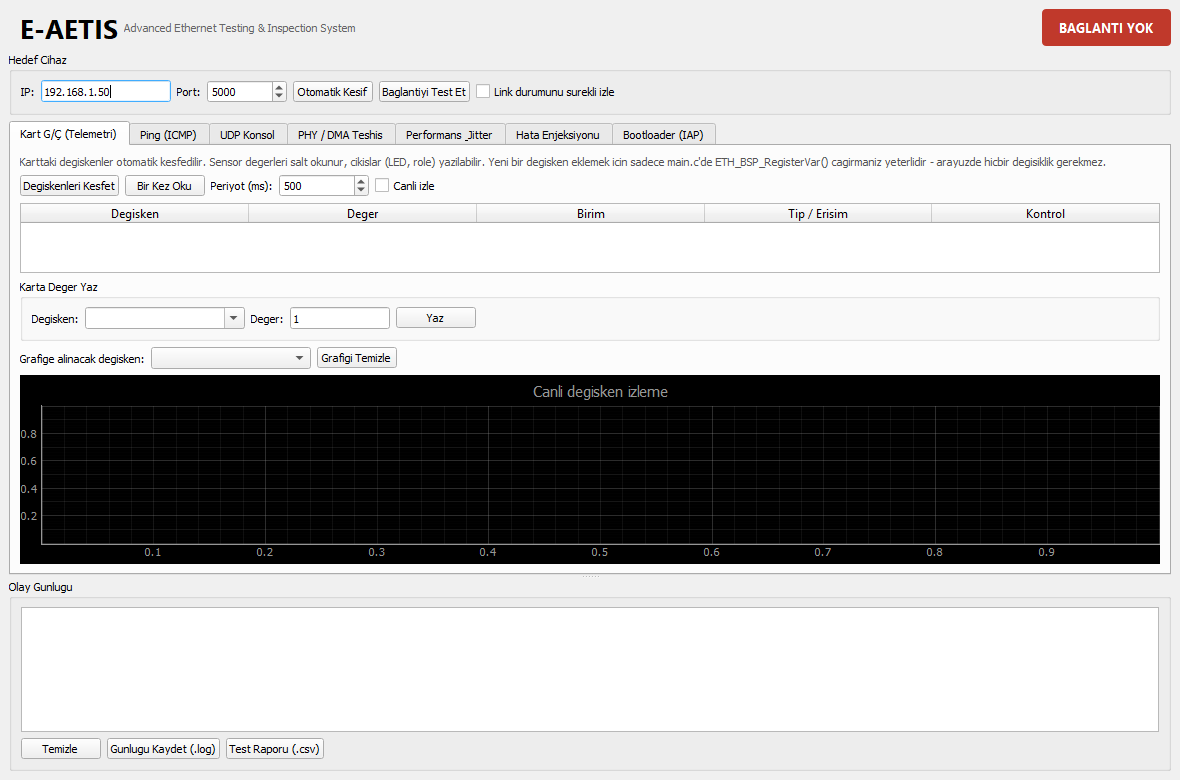

Write Python code to recreate this figure.
#!/usr/bin/env python3
# -*- coding: utf-8 -*-
"""
E-AETIS - EHSIM Advanced Ethernet Testing & Inspection System
=============================================================
GELISIM DURUMU: 24 Agustos 2026 - Staj 21. Gun

Bu dosya, staj defterinde 24 Agustos icin anlatilan gelisim asamasini
yansitir: Protocol katmani, ana pencere ve sekmeli (tab) yapinin
iskeleti kuruldu; DiscoveryWorker ve TelemetryWorker sinif iskeletleri
yazildi. Ping / PHY-DMA Teshis / Performans & Jitter / Hata Enjeksiyonu
/ Bootloader (IAP) sekmeleri henuz icerik kazanmadigi icin bu surumde
"gelistirme asamasinda" olarak gorunur.

Ekran goruntusu almak icin:  python 24_agustos.py
(Gereksinim: pip install PyQt5 pyqtgraph)
"""

import sys
import os
import csv
import time
import socket
import platform
from datetime import datetime

from PyQt5.QtWidgets import (
    QApplication, QMainWindow, QWidget, QVBoxLayout, QHBoxLayout, QGridLayout,
    QGroupBox, QLabel, QLineEdit, QPushButton, QTextEdit, QTableWidget,
    QTableWidgetItem, QTabWidget, QProgressBar, QFileDialog, QHeaderView,
    QSpinBox, QComboBox, QCheckBox, QSplitter, QMessageBox
)
from PyQt5.QtCore import Qt, QThread, pyqtSignal, QTimer
from PyQt5.QtGui import QFont, QColor, QPixmap, QTextCursor

try:
    import pyqtgraph as pg
    HAS_PYQTGRAPH = True
except ImportError:
    HAS_PYQTGRAPH = False


# =============================================================================
#  PROTOKOL KATMANI
#  Tum soket islemleri buradan gecer. Arayuz asla dogrudan socket kullanmaz.
# =============================================================================

class Protocol:
    """E-AETIS UDP sozlesmesi. Firmware tarafi eth_app.c icindedir."""

    DEFAULT_PORT = 5000

    def __init__(self, ip="192.168.1.50", port=DEFAULT_PORT, timeout=1.0):
        self.ip = ip
        self.port = port
        self.timeout = timeout

    # --- Dusuk seviye ---------------------------------------------------

    def _sock(self, broadcast=False, timeout=None):
        s = socket.socket(socket.AF_INET, socket.SOCK_DGRAM)
        if broadcast:
            s.setsockopt(socket.SOL_SOCKET, socket.SO_BROADCAST, 1)
        s.settimeout(timeout if timeout is not None else self.timeout)
        return s

    def request(self, payload, expect_reply=True, timeout=None, ip=None):
        """Tek istek/yanit. (yanit_bytes, gecikme_ms) veya (None, None)."""
        if isinstance(payload, str):
            payload = payload.encode("utf-8")

        target = ip or self.ip
        s = self._sock(timeout=timeout)
        try:
            t0 = time.perf_counter()
            s.sendto(payload, (target, self.port))
            if not expect_reply:
                return b"", 0.0
            data, _ = s.recvfrom(4096)
            return data, (time.perf_counter() - t0) * 1000.0
        except socket.timeout:
            return None, None
        finally:
            s.close()

    def fire(self, payload, ip=None):
        """Yanit beklemeden gonder (fuzzing icin, ileride kullanilacak)."""
        if isinstance(payload, str):
            payload = payload.encode("utf-8")
        s = self._sock()
        try:
            s.sendto(payload, (ip or self.ip, self.port))
        finally:
            s.close()

    # --- Yanit ayristirma -----------------------------------------------

    @staticmethod
    def parse(data):
        """'HEADER|K:V|K:V' -> (header, {K: V}). Bozuk yanitta cokmez."""
        if not data:
            return None, {}
        text = data.decode("utf-8", errors="replace").strip()
        parts = text.split("|")
        header = parts[0] if parts else ""
        kv = {}
        for p in parts[1:]:
            if ":" in p:
                k, _, v = p.partition(":")   # split degil partition: cok kolonlu
                kv[k.strip()] = v.strip()    # degerler guvenli
        return header, kv

    # --- Komutlar --------------------------------------------------------

    def discover(self, timeout=2.0):
        """Agda cihaz ara. [(ip, bilgi_dict), ...] doner."""
        s = self._sock(broadcast=True, timeout=timeout)
        found = []
        try:
            s.sendto(b"DISCOVER_STM32_REQ", ("255.255.255.255", self.port))
            deadline = time.time() + timeout
            while time.time() < deadline:
                s.settimeout(max(0.05, deadline - time.time()))
                try:
                    data, addr = s.recvfrom(1024)
                except socket.timeout:
                    break
                header, kv = self.parse(data)
                if header.startswith("STM32_ACK"):
                    found.append((addr[0], kv))
        finally:
            s.close()
        return found

    def get_phy_stats(self):
        data, _ = self.request("GET_PHY_DMA_STATS", timeout=1.5)
        return self.parse(data)[1] if data else None

    def get_stats(self):
        data, _ = self.request("GET_STATS", timeout=1.5)
        return self.parse(data)[1] if data else None

    def reset_stats(self):
        data, _ = self.request("RESET_STATS")
        return data is not None

    # --- Telemetri ---

    def get_vars(self):
        """Cihazdaki degiskenleri kesfet.
        [{'index','name','type','access','unit'}, ...] veya None."""
        data, _ = self.request("GET_VARS", timeout=2.0)
        if not data:
            return None
        header, kv = self.parse(data)
        if header != "VARS":
            return None

        out = []
        for key, val in kv.items():
            if not key.startswith("V") or key == "VARS":
                continue
            # val = "ad:tip:erisim:birim"
            fields = val.split(":")
            if len(fields) < 4:
                continue
            try:
                idx = int(key[1:])
            except ValueError:
                continue
            out.append({
                "index": idx,
                "name": fields[0],
                "type": fields[1],
                "access": fields[2],
                "unit": "" if fields[3] == "-" else fields[3],
            })
        out.sort(key=lambda d: d["index"])
        return out

    def read_all(self):
        """{'ad': 'deger', ...} veya None."""
        data, _ = self.request("READ_ALL", timeout=1.5)
        if not data:
            return None
        header, kv = self.parse(data)
        return kv if header == "VALS" else None

    def read_var(self, name):
        data, _ = self.request("READ|VAR:%s" % name)
        if not data:
            return None
        header, kv = self.parse(data)
        return kv.get(name) if header == "VAL" else None

    def write_var(self, name, value):
        """(basarili, geri_okunan_deger_veya_hata)"""
        data, _ = self.request("WRITE|VAR:%s|VAL:%s" % (name, value), timeout=2.0)
        if not data:
            return False, "yanit yok"
        header, kv = self.parse(data)
        if header == "WOK":
            return True, kv.get(name, "?")
        return False, data.decode("utf-8", "replace")


# =============================================================================
#  ARKA PLAN ISCILERI  (bugun sadece iki tanesi yazildi)
# =============================================================================

class DiscoveryWorker(QThread):
    log = pyqtSignal(str)
    found = pyqtSignal(str, dict)

    def __init__(self, proto):
        super().__init__()
        self.proto = proto

    def run(self):
        self.log.emit("Agda cihaz araniyor (UDP broadcast :%d)..." % self.proto.port)
        try:
            results = self.proto.discover()
        except Exception as e:
            self.log.emit("Kesif hatasi: %s" % e)
            return

        if not results:
            self.log.emit("Cihaz bulunamadi. Kontrol edin: kablo, ayni alt ag, "
                          "firmware'de ETH_ENABLE_EAETIS_CMD=1, guvenlik duvari.")
            return

        for ip, info in results:
            desc = ", ".join("%s=%s" % kv for kv in info.items())
            self.log.emit("Cihaz bulundu: %s  (%s)" % (ip, desc))
            self.found.emit(ip, info)


class TelemetryWorker(QThread):
    """Kayitli degiskenleri periyodik olarak okur."""
    log = pyqtSignal(str)
    values = pyqtSignal(dict)

    def __init__(self, proto, interval_ms):
        super().__init__()
        self.proto = proto
        self.interval = interval_ms / 1000.0
        self._stop = False
        self._fail_streak = 0

    def stop(self):
        self._stop = True

    def run(self):
        while not self._stop:
            vals = self.proto.read_all()
            if vals is None:
                self._fail_streak += 1
                if self._fail_streak == 3:
                    self.log.emit("Telemetri okunamiyor (3 ardisik hata). "
                                  "Firmware'de ETH_ENABLE_TELEMETRY=1 mi?")
            else:
                self._fail_streak = 0
                self.values.emit(vals)
            time.sleep(self.interval)


# =============================================================================
#  ANA PENCERE
# =============================================================================

MONO = QFont("Consolas", 9)


class EAETISWindow(QMainWindow):

    def __init__(self):
        super().__init__()
        self.proto = Protocol()
        self.workers = []
        self.latencies = []
        self.last_summary = {}

        self.setWindowTitle("E-AETIS - EHSIM Advanced Ethernet Testing & "
                            "Inspection System")
        self.resize(1180, 780)

        self._build_ui()

        self.poll_timer = QTimer(self)
        self.poll_timer.timeout.connect(self._poll_link)
        self.poll_timer.setInterval(2000)

    # ------------------------------------------------------------------ UI

    def _build_ui(self):
        root = QWidget()
        outer = QVBoxLayout(root)

        outer.addLayout(self._build_header())
        outer.addWidget(self._build_connection_bar())

        split = QSplitter(Qt.Vertical)

        self.tabs = QTabWidget()
        self.tabs.addTab(self._tab_io(),      "Kart G/Ç (Telemetri)")
        self.tabs.addTab(self._tab_placeholder(
            "Ping (ICMP) sekmesi henuz gelistirilme asamasinda."), "Ping (ICMP)")
        self.tabs.addTab(self._tab_console(), "UDP Konsol")
        self.tabs.addTab(self._tab_placeholder(
            "PHY / DMA Teshis sekmesi henuz gelistirilme asamasinda."), "PHY / DMA Teshis")
        self.tabs.addTab(self._tab_placeholder(
            "Performans & Jitter sekmesi henuz gelistirilme asamasinda."), "Performans & Jitter")
        self.tabs.addTab(self._tab_placeholder(
            "Hata Enjeksiyonu sekmesi henuz gelistirilme asamasinda."), "Hata Enjeksiyonu")
        self.tabs.addTab(self._tab_placeholder(
            "Bootloader (IAP) sekmesi henuz gelistirilme asamasinda."), "Bootloader (IAP)")
        split.addWidget(self.tabs)

        split.addWidget(self._build_log_panel())
        split.setSizes([520, 220])
        outer.addWidget(split)

        self.setCentralWidget(root)

    def _build_header(self):
        row = QHBoxLayout()

        logo = QLabel()
        for candidate in ("ehsim_logo.png", "logo.png"):
            if os.path.exists(candidate):
                pix = QPixmap(candidate)
                if not pix.isNull():
                    logo.setPixmap(pix.scaledToHeight(48, Qt.SmoothTransformation))
                break
        row.addWidget(logo)

        title = QLabel("E-AETIS")
        title.setFont(QFont("Segoe UI", 20, QFont.Bold))
        row.addWidget(title)

        sub = QLabel("Advanced Ethernet Testing & Inspection System")
        sub.setStyleSheet("color: #666;")
        row.addWidget(sub)

        row.addStretch()

        self.link_badge = QLabel("BAGLANTI YOK")
        self.link_badge.setFont(QFont("Segoe UI", 10, QFont.Bold))
        self.link_badge.setStyleSheet(
            "background:#c0392b; color:white; padding:6px 14px; border-radius:4px;")
        row.addWidget(self.link_badge)
        return row

    def _build_connection_bar(self):
        box = QGroupBox("Hedef Cihaz")
        lay = QHBoxLayout(box)

        lay.addWidget(QLabel("IP:"))
        self.ip_input = QLineEdit("192.168.1.50")
        self.ip_input.setFixedWidth(130)
        lay.addWidget(self.ip_input)

        lay.addWidget(QLabel("Port:"))
        self.port_input = QSpinBox()
        self.port_input.setRange(1, 65535)
        self.port_input.setValue(Protocol.DEFAULT_PORT)
        self.port_input.setFixedWidth(80)
        lay.addWidget(self.port_input)

        btn_disc = QPushButton("Otomatik Kesif")
        btn_disc.clicked.connect(self.do_discover)
        lay.addWidget(btn_disc)

        btn_ping = QPushButton("Baglantiyi Test Et")
        btn_ping.clicked.connect(self.do_ping)
        lay.addWidget(btn_ping)

        self.chk_poll = QCheckBox("Link durumunu surekli izle")
        self.chk_poll.stateChanged.connect(self._toggle_poll)
        lay.addWidget(self.chk_poll)

        lay.addStretch()
        return box

    def _build_log_panel(self):
        box = QGroupBox("Olay Gunlugu")
        lay = QVBoxLayout(box)

        self.log_text = QTextEdit()
        self.log_text.setReadOnly(True)
        self.log_text.setFont(MONO)
        lay.addWidget(self.log_text)

        row = QHBoxLayout()
        b1 = QPushButton("Temizle")
        b1.clicked.connect(self.log_text.clear)
        row.addWidget(b1)

        b2 = QPushButton("Gunlugu Kaydet (.log)")
        b2.clicked.connect(self.save_log)
        row.addWidget(b2)

        b3 = QPushButton("Test Raporu (.csv)")
        b3.clicked.connect(self.export_csv)
        row.addWidget(b3)

        row.addStretch()
        lay.addLayout(row)
        return box

    # ------------------------------------------------------- Tab: Kart G/Ç

    def _tab_io(self):
        w = QWidget()
        lay = QVBoxLayout(w)

        info = QLabel(
            "Karttaki degiskenler otomatik kesfedilir. Sensor degerleri salt "
            "okunur, cikislar (LED, role) yazilabilir. Yeni bir degisken "
            "eklemek icin sadece main.c'de ETH_BSP_RegisterVar() cagirmaniz "
            "yeterlidir - arayuzde hicbir degisiklik gerekmez.")
        info.setWordWrap(True)
        info.setStyleSheet("color:#555;")
        lay.addWidget(info)

        row = QHBoxLayout()
        b_disc = QPushButton("Degiskenleri Kesfet")
        b_disc.clicked.connect(self.do_discover_vars)
        row.addWidget(b_disc)

        b_read = QPushButton("Bir Kez Oku")
        b_read.clicked.connect(self.do_read_vars_once)
        row.addWidget(b_read)

        row.addWidget(QLabel("Periyot (ms):"))
        self.io_interval = QSpinBox()
        self.io_interval.setRange(50, 10000)
        self.io_interval.setValue(500)
        self.io_interval.setFixedWidth(90)
        row.addWidget(self.io_interval)

        self.io_live = QCheckBox("Canli izle")
        self.io_live.stateChanged.connect(self._toggle_telemetry)
        row.addWidget(self.io_live)
        row.addStretch()
        lay.addLayout(row)

        self.io_table = QTableWidget(0, 5)
        self.io_table.setHorizontalHeaderLabels(
            ["Degisken", "Deger", "Birim", "Tip / Erisim", "Kontrol"])
        self.io_table.horizontalHeader().setSectionResizeMode(QHeaderView.Stretch)
        lay.addWidget(self.io_table)

        # --- Yazma kutusu ---
        wbox = QGroupBox("Karta Deger Yaz")
        g = QHBoxLayout(wbox)
        g.addWidget(QLabel("Degisken:"))
        self.io_write_name = QComboBox()
        self.io_write_name.setEditable(True)
        self.io_write_name.setMinimumWidth(160)
        g.addWidget(self.io_write_name)

        g.addWidget(QLabel("Deger:"))
        self.io_write_val = QLineEdit("1")
        self.io_write_val.setFixedWidth(100)
        g.addWidget(self.io_write_val)

        b_w = QPushButton("Yaz")
        b_w.clicked.connect(self.do_write_var)
        g.addWidget(b_w)
        g.addStretch()
        lay.addWidget(wbox)

        if HAS_PYQTGRAPH:
            hrow = QHBoxLayout()
            hrow.addWidget(QLabel("Grafige alinacak degisken:"))
            self.io_plot_var = QComboBox()
            self.io_plot_var.setMinimumWidth(160)
            hrow.addWidget(self.io_plot_var)
            hb = QPushButton("Grafigi Temizle")
            hb.clicked.connect(self._clear_io_plot)
            hrow.addWidget(hb)
            hrow.addStretch()
            lay.addLayout(hrow)

            self.io_plot = pg.PlotWidget(title="Canli degisken izleme")
            self.io_plot.showGrid(x=True, y=True, alpha=0.3)
            self.io_curve = self.io_plot.plot(pen=pg.mkPen(width=2))
            self.io_history = []
            lay.addWidget(self.io_plot)
        else:
            self.io_curve = None
            self.io_history = []

        self.io_vars = []
        return w

    # ---------------------------------------------------------- Tab: Konsol

    def _tab_console(self):
        w = QWidget()
        lay = QVBoxLayout(w)

        info = QLabel("Cihaza ham komut gonderin. Bilinmeyen komutlar firmware "
                      "tarafindan sessizce yok sayilir; genel yankilama icin "
                      "ECHO| onekini kullanin.")
        info.setWordWrap(True)
        info.setStyleSheet("color:#555;")
        lay.addWidget(info)

        row = QHBoxLayout()
        self.cmd_combo = QComboBox()
        self.cmd_combo.setEditable(True)
        self.cmd_combo.addItems([
            "GET_PHY_DMA_STATS",
            "GET_STATS",
            "RESET_STATS",
            "GET_VARS",
            "READ_ALL",
            "READ|VAR:sicaklik",
            "WRITE|VAR:led|VAL:1",
            "ECHO|merhaba",
            "DISCOVER_STM32_REQ",
        ])
        row.addWidget(self.cmd_combo, 1)

        btn = QPushButton("Gonder")
        btn.clicked.connect(self.do_send_command)
        row.addWidget(btn)
        lay.addLayout(row)

        self.console_out = QTextEdit()
        self.console_out.setReadOnly(True)
        self.console_out.setFont(MONO)
        lay.addWidget(self.console_out)
        return w

    # ------------------------------------------------------ Tab: Placeholder

    def _tab_placeholder(self, text):
        """Henuz gelistirilmemis sekmeler icin gecici bosluk tutucu."""
        w = QWidget()
        lay = QVBoxLayout(w)
        lbl = QLabel(text)
        lbl.setAlignment(Qt.AlignCenter)
        lbl.setWordWrap(True)
        lbl.setStyleSheet("color:#999; font-style: italic; padding: 60px;")
        lay.addWidget(lbl)
        return w

    # ------------------------------------------------------------- Yardimci

    def log(self, msg):
        stamp = datetime.now().strftime("%H:%M:%S")
        self.log_text.append("[%s] %s" % (stamp, msg))
        self.log_text.moveCursor(QTextCursor.End)

    def _sync_proto(self):
        self.proto.ip = self.ip_input.text().strip()
        self.proto.port = self.port_input.value()

    def _run(self, worker):
        worker.log.connect(self.log)
        worker.finished.connect(lambda: self.workers.remove(worker)
                                if worker in self.workers else None)
        self.workers.append(worker)
        worker.start()
        return worker

    def _set_link_badge(self, up, detail=""):
        if up:
            self.link_badge.setText("LINK UP  " + detail)
            self.link_badge.setStyleSheet(
                "background:#27ae60; color:white; padding:6px 14px; border-radius:4px;")
        else:
            self.link_badge.setText("BAGLANTI YOK")
            self.link_badge.setStyleSheet(
                "background:#c0392b; color:white; padding:6px 14px; border-radius:4px;")

    def _apply_summary(self, kv):
        """PHY/DMA teshis tablosu bu asamada henuz yok; sadece link rozeti guncellenir."""
        link = kv.get("LINK", "").upper()
        detail = "%s %s" % (kv.get("SPEED", ""), kv.get("DUPLEX", ""))
        self._set_link_badge(link == "UP", detail.strip())

    # --------------------------------------------------------------- Eylem

    def do_discover(self):
        self._sync_proto()
        w = DiscoveryWorker(self.proto)
        w.found.connect(self._on_discovered)
        self._run(w)

    def _on_discovered(self, ip, info):
        self.ip_input.setText(ip)
        self._sync_proto()

    def do_ping(self):
        self._sync_proto()
        data, ms = self.proto.request("GET_PHY_DMA_STATS", timeout=1.5)
        if data is None:
            self.log("Cihaz yanit vermiyor (%s:%d)." % (self.proto.ip, self.proto.port))
            self._set_link_badge(False)
            return
        header, kv = self.proto.parse(data)
        self.log("Yanit alindi (%.2f ms): %s" % (ms, header))
        self._apply_summary(kv)

    def _toggle_poll(self, state):
        if state == Qt.Checked:
            self._sync_proto()
            self.poll_timer.start()
            self.log("Surekli link izleme acildi (2 sn araliklarla).")
        else:
            self.poll_timer.stop()
            self.log("Surekli link izleme kapatildi.")

    def _poll_link(self):
        kv = self.proto.get_phy_stats()
        if kv is None:
            self._set_link_badge(False)
            return
        self._apply_summary(kv)

    def do_send_command(self):
        self._sync_proto()
        cmd = self.cmd_combo.currentText().strip()
        if not cmd:
            return
        data, ms = self.proto.request(cmd, timeout=3.0)
        self.console_out.append("> %s" % cmd)
        if data is None:
            self.console_out.append("  (yanit yok / zaman asimi)\n")
        else:
            self.console_out.append("< %s   [%.2f ms]\n"
                                    % (data.decode("utf-8", "replace"), ms))
        self.console_out.moveCursor(QTextCursor.End)

    # ------------------------------------------------------- Eylem: Kart G/Ç

    def do_discover_vars(self):
        self._sync_proto()
        variables = self.proto.get_vars()
        if variables is None:
            self.log("Degisken listesi alinamadi. Firmware'de "
                     "ETH_ENABLE_TELEMETRY=1 olmali ve main.c'de en az bir "
                     "ETH_BSP_RegisterVar() cagrisi bulunmali.")
            return
        if not variables:
            self.log("Cihazda kayitli degisken yok. main.c'de "
                     "ETH_BSP_RegisterVar() cagirin.")
            self.io_table.setRowCount(0)
            return

        self.io_vars = variables
        self.io_table.setRowCount(len(variables))
        self.io_write_name.clear()
        if HAS_PYQTGRAPH:
            self.io_plot_var.clear()

        for i, v in enumerate(variables):
            self.io_table.setItem(i, 0, QTableWidgetItem(v["name"]))

            val_item = QTableWidgetItem("-")
            val_item.setFont(MONO)
            self.io_table.setItem(i, 1, val_item)

            self.io_table.setItem(i, 2, QTableWidgetItem(v["unit"] or "-"))
            self.io_table.setItem(i, 3, QTableWidgetItem(
                "%s / %s" % (v["type"], "yazilabilir" if v["access"] == "rw"
                             else "salt okunur")))

            if v["access"] == "rw":
                btn = QPushButton("Ac / Kapat" if v["type"] == "u8" else "Yaz")
                btn.clicked.connect(
                    lambda _, name=v["name"], t=v["type"]: self._quick_write(name, t))
                self.io_table.setCellWidget(i, 4, btn)
                self.io_write_name.addItem(v["name"])
            else:
                self.io_table.setItem(i, 4, QTableWidgetItem("-"))

            if HAS_PYQTGRAPH:
                self.io_plot_var.addItem(v["name"])

        rw = sum(1 for v in variables if v["access"] == "rw")
        self.log("%d degisken bulundu (%d yazilabilir): %s"
                 % (len(variables), rw, ", ".join(v["name"] for v in variables)))

    def _quick_write(self, name, vtype):
        """u8 degiskenler icin ac/kapat, digerleri icin kutudaki degeri yaz."""
        self._sync_proto()
        if vtype == "u8":
            current = self._current_value(name)
            try:
                new = 0 if float(current) >= 0.5 else 1
            except (TypeError, ValueError):
                new = 1
            value = str(new)
        else:
            value = self.io_write_val.text().strip() or "0"

        ok, result = self.proto.write_var(name, value)
        if ok:
            self.log("%s <- %s  (karttan geri okunan: %s)" % (name, value, result))
            self.do_read_vars_once()
        else:
            self.log("%s yazilamadi: %s" % (name, result))

    def _current_value(self, name):
        for i in range(self.io_table.rowCount()):
            if self.io_table.item(i, 0) and self.io_table.item(i, 0).text() == name:
                item = self.io_table.item(i, 1)
                return item.text() if item else None
        return None

    def do_write_var(self):
        name = self.io_write_name.currentText().strip()
        if not name:
            self.log("Once bir degisken secin.")
            return
        self._sync_proto()
        value = self.io_write_val.text().strip()
        ok, result = self.proto.write_var(name, value)
        if ok:
            self.log("%s <- %s  (karttan geri okunan: %s)" % (name, value, result))
            self.do_read_vars_once()
        else:
            self.log("%s yazilamadi: %s" % (name, result))

    def do_read_vars_once(self):
        self._sync_proto()
        vals = self.proto.read_all()
        if vals is None:
            self.log("Degerler okunamadi.")
            return
        self._apply_values(vals)

    def _apply_values(self, vals):
        for i in range(self.io_table.rowCount()):
            name_item = self.io_table.item(i, 0)
            if not name_item:
                continue
            v = vals.get(name_item.text())
            if v is not None:
                item = QTableWidgetItem(v)
                item.setFont(MONO)
                self.io_table.setItem(i, 1, item)

        if HAS_PYQTGRAPH and self.io_curve is not None:
            sel = self.io_plot_var.currentText()
            if sel and sel in vals:
                try:
                    self.io_history.append(float(vals[sel]))
                except ValueError:
                    return
                if len(self.io_history) > 600:
                    self.io_history = self.io_history[-600:]
                self.io_curve.setData(list(range(len(self.io_history))),
                                      self.io_history)
                self.io_plot.setTitle("Canli izleme: %s" % sel)

    def _clear_io_plot(self):
        self.io_history = []
        if self.io_curve is not None:
            self.io_curve.setData([], [])

    def _toggle_telemetry(self, state):
        if state == Qt.Checked:
            if not self.io_vars:
                self.log("Once 'Degiskenleri Kesfet' butonuna basin.")
                self.io_live.setChecked(False)
                return
            self._sync_proto()
            self.telemetry_worker = TelemetryWorker(self.proto,
                                                    self.io_interval.value())
            self.telemetry_worker.values.connect(self._apply_values)
            self._run(self.telemetry_worker)
            self.log("Canli telemetri baslatildi (%d ms)." % self.io_interval.value())
        else:
            if getattr(self, "telemetry_worker", None):
                self.telemetry_worker.stop()
                self.telemetry_worker = None
                self.log("Canli telemetri durduruldu.")

    # ------------------------------------------------------------- Disari

    def save_log(self):
        path, _ = QFileDialog.getSaveFileName(self, "Gunlugu kaydet", "", "Log (*.log)")
        if not path:
            return
        with open(path, "w", encoding="utf-8") as f:
            f.write(self.log_text.toPlainText())
        self.log("Gunluk kaydedildi: %s" % path)

    def export_csv(self):
        if not self.last_summary and not self.latencies:
            self.log("Once bir performans testi calistirin.")
            return

        path, _ = QFileDialog.getSaveFileName(self, "Raporu kaydet", "", "CSV (*.csv)")
        if not path:
            return

        with open(path, "w", newline="", encoding="utf-8") as f:
            wr = csv.writer(f)
            wr.writerow(["E-AETIS Test Raporu"])
            wr.writerow(["Tarih", datetime.now().isoformat(timespec="seconds")])
            wr.writerow(["Hedef", "%s:%d" % (self.proto.ip, self.proto.port)])
            wr.writerow([])
            wr.writerow(["Metrik", "Deger"])
            for k, v in self.last_summary.items():
                wr.writerow([k, v])
            wr.writerow([])
            wr.writerow(["Paket #", "Gecikme (ms)"])
            for i, ms in enumerate(self.latencies):
                wr.writerow([i, "%.3f" % ms])

        self.log("Rapor kaydedildi: %s" % path)

    def closeEvent(self, event):
        self.poll_timer.stop()
        if getattr(self, "telemetry_worker", None):
            self.telemetry_worker.stop()
        for w in list(self.workers):
            if hasattr(w, "stop"):
                w.stop()
            w.wait(1500)
        event.accept()


def main():
    app = QApplication(sys.argv)
    app.setStyle("Fusion")
    win = EAETISWindow()
    win.show()
    sys.exit(app.exec_())


if __name__ == "__main__":
    main()
